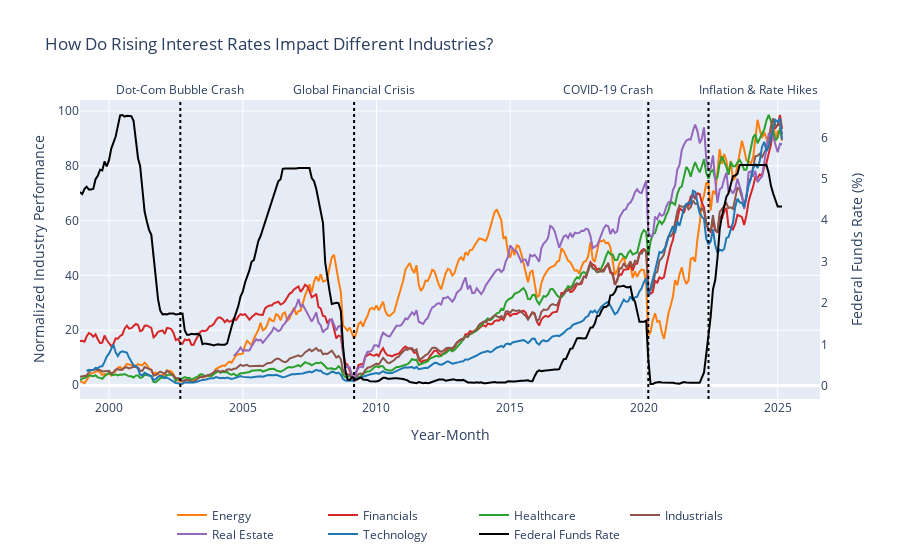

Source (notebook cell):
### Code cell
# 2️⃣ How do rising interest rates impact different industries? Do some sectors thrive while others decline?

pivot3 = sub_df2.pivot_table(
    index="Month_Year",
    columns="Industry",
    values="Adj Close Normalized 0 - 100",  # Normalized industry performance
    aggfunc="mean"
)

# Get Fed Funds Rate separately (since it applies across all industries)
fed_funds_rate = sub_df2.groupby("Month_Year")["Federal Funds Rate"].mean()

fig = go.Figure()

add_macroeconomic_annotations(fig, row=1, col=1)

# 🎨 Add industry performance lines (left y-axis)
for industry in pivot3.columns:
    fig.add_trace(go.Scatter(
        x=pivot3.index,
        y=pivot3[industry],
        mode="lines",
        name=industry,
        yaxis="y1",
        line=dict(color=industry_colors.get(industry, "#999"))
    ))

# 🎨 Add Federal Funds Rate (right y-axis)
fig.add_trace(go.Scatter(
    x=fed_funds_rate.index,
    y=fed_funds_rate,
    mode="lines",
    name="Federal Funds Rate",
    yaxis="y2",
    line=dict(color="black", dash="solid")  # Dashed black line for differentiation
))

# 📊 Format layout with legend and title adjustments
fig.update_layout(
    title="How Do Rising Interest Rates Impact Different Industries?",
    xaxis=dict(title="Year-Month"),
    
    # Left Y-axis: Normalized Industry Performance
    yaxis=dict(
        title="Normalized Industry Performance", 
        side="left",
        title_standoff=10  # Moves y-axis title slightly for better spacing
    ),

    # Right Y-axis: Federal Funds Rate
    yaxis2=dict(
        title="Federal Funds Rate (%)", 
        overlaying="y", 
        side="right",
        showgrid=False,
        title_standoff=25  # Moves title further away from the legend
    ),
    
    # Move legend below the chart to reduce overlap
    legend=dict(
        yanchor="bottom", 
        y=-0.5,  # Moves legend below the x-axis
        xanchor="center", 
        x=.5,
        orientation="h"  # Horizontal legend for better spacing
    ),

    # template="plotly_white"
)
fig.show()

### Figure 1 — Plotly figure (JSON) as saved in the notebook; plotly's stock layout.template omitted (floating-point values rounded to 4 significant figures; data arrays with more than 128 entries replaced by an {"elided": "..."} marker saying what was removed)
{"data": [{"line": {"color": "#ff7f0e"}, "mode": "lines", "name": "Energy", "type": "scatter", "x": {"elided": "316 str values"}, "y": {"elided": "316 float values"}, "yaxis": "y"}, {"line": {"color": "#d62728"}, "mode": "lines", "name": "Financials", "type": "scatter", "x": {"elided": "316 str values"}, "y": {"elided": "316 float values"}, "yaxis": "y"}, {"line": {"color": "#2ca02c"}, "mode": "lines", "name": "Healthcare", "type": "scatter", "x": {"elided": "316 str values"}, "y": {"elided": "316 float values"}, "yaxis": "y"}, {"line": {"color": "#8c564b"}, "mode": "lines", "name": "Industrials", "type": "scatter", "x": {"elided": "316 str values"}, "y": {"elided": "316 float values"}, "yaxis": "y"}, {"line": {"color": "#9467bd"}, "mode": "lines", "name": "Real Estate", "type": "scatter", "x": {"elided": "316 str values"}, "y": {"elided": "316 float values"}, "yaxis": "y"}, {"line": {"color": "#1f77b4"}, "mode": "lines", "name": "Technology", "type": "scatter", "x": {"elided": "316 str values"}, "y": {"elided": "316 float values"}, "yaxis": "y"}, {"line": {"color": "black", "dash": "solid"}, "mode": "lines", "name": "Federal Funds Rate", "type": "scatter", "x": {"elided": "316 str values"}, "y": {"elided": "316 float values"}, "yaxis": "y2"}], "layout": {"annotations": [{"font": {"size": 12}, "showarrow": false, "text": "Dot-Com Bubble Crash", "x": "2002-09-01", "xref": "x", "xshift": 0, "y": 1, "yanchor": "bottom", "yref": "paper"}, {"font": {"size": 12}, "showarrow": false, "text": "Global Financial Crisis", "x": "2009-03-01", "xref": "x", "xshift": 0, "y": 1, "yanchor": "bottom", "yref": "paper"}, {"font": {"size": 12}, "showarrow": false, "text": "COVID-19 Crash", "x": "2020-03-01", "xref": "x", "xshift": -40, "y": 1, "yanchor": "bottom", "yref": "paper"}, {"font": {"size": 12}, "showarrow": false, "text": "Inflation & Rate Hikes", "x": "2022-06-01", "xref": "x", "xshift": 50, "y": 1, "yanchor": "bottom", "yref": "paper"}], "legend": {"orientation": "h", "x": 0.5, "xanchor": "center", "y": -0.5, "yanchor": "bottom"}, "shapes": [{"line": {"color": "black", "dash": "dot"}, "type": "line", "x0": "2002-09-01", "x1": "2002-09-01", "xref": "x", "y0": 0, "y1": 1, "yref": "y domain"}, {"line": {"color": "black", "dash": "dot"}, "type": "line", "x0": "2009-03-01", "x1": "2009-03-01", "xref": "x", "y0": 0, "y1": 1, "yref": "y domain"}, {"line": {"color": "black", "dash": "dot"}, "type": "line", "x0": "2020-03-01", "x1": "2020-03-01", "xref": "x", "y0": 0, "y1": 1, "yref": "y domain"}, {"line": {"color": "black", "dash": "dot"}, "type": "line", "x0": "2022-06-01", "x1": "2022-06-01", "xref": "x", "y0": 0, "y1": 1, "yref": "y domain"}], "title": {"text": "How Do Rising Interest Rates Impact Different Industries?"}, "xaxis": {"title": {"text": "Year-Month"}}, "yaxis": {"side": "left", "title": {"standoff": 10, "text": "Normalized Industry Performance"}}, "yaxis2": {"overlaying": "y", "showgrid": false, "side": "right", "title": {"standoff": 25, "text": "Federal Funds Rate (%)"}}}}
